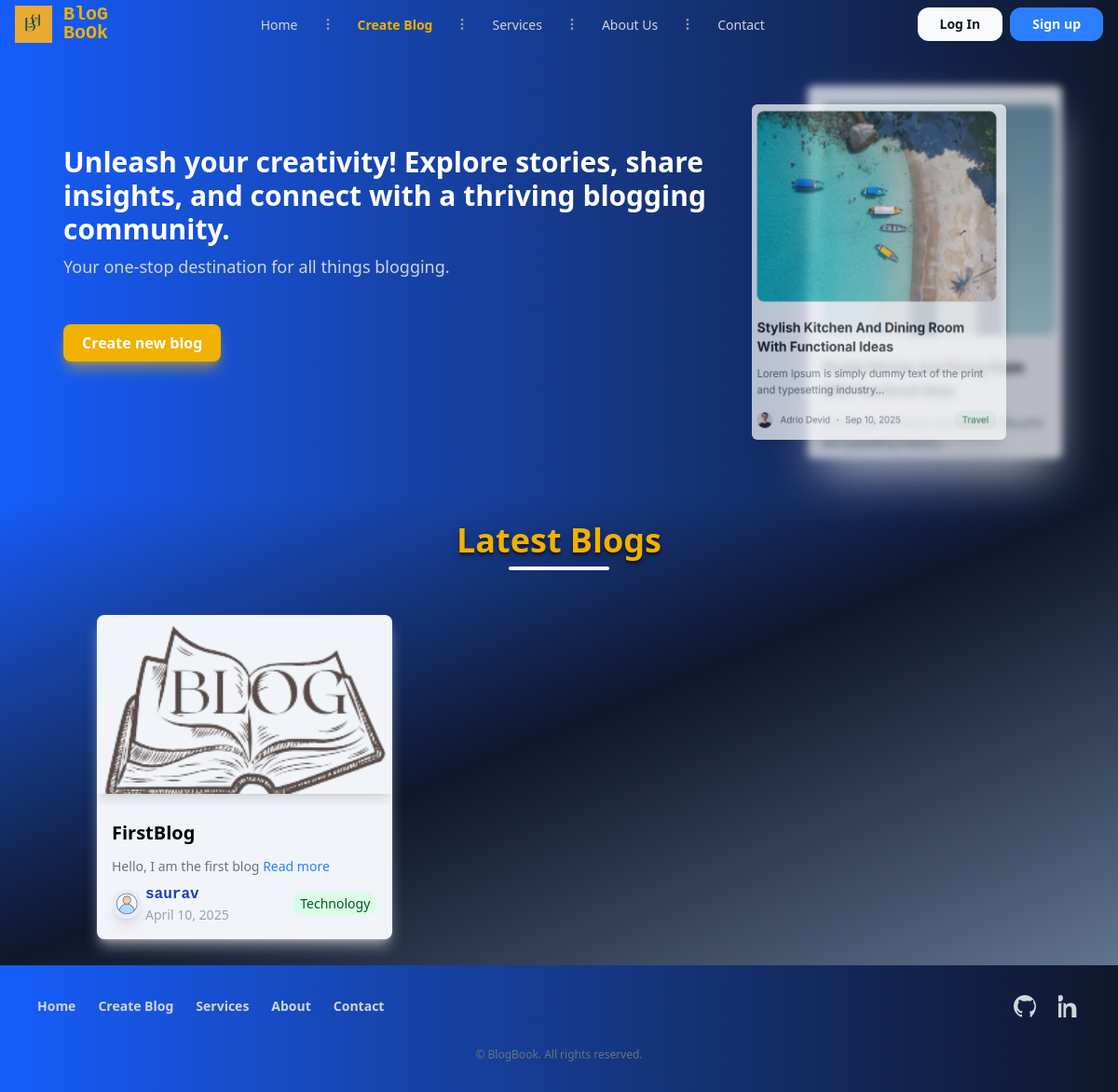
The app's page /, older data.
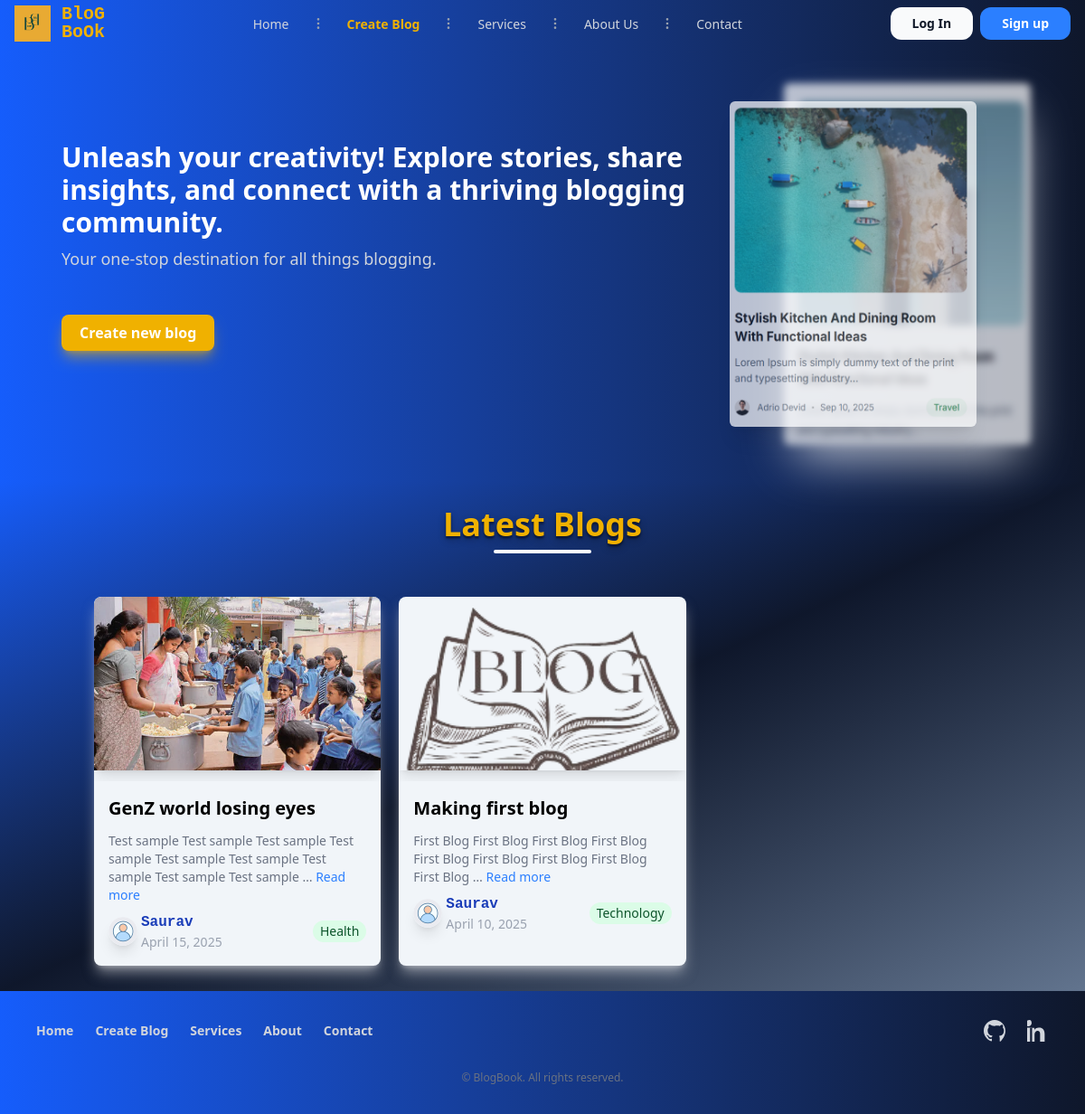
The same page, newer data.
### blogbook/models.py (models this page shows, shortened)
class Blog(models.Model):
    CATEGORY_CHOICES = [
        ('tech', 'Technology'),
        ('health', 'Health'),
        ('lifestyle', 'Lifestyle'),
        ('travel', 'Travel'),
    ]
    title = models.CharField(max_length=100)
    content = models.TextField()
    category = models.CharField(max_length=20, choices=CATEGORY_CHOICES, default='tech')
    user = models.ForeignKey(User, on_delete=models.CASCADE) #When the referenced object is deleted, also delete the objects that have references to it (when you remove a blog post for instance, you might want to delete comments as well). SQL equivalent
    photo = models.ImageField(upload_to='blog_photos/', blank=True, null=True)
    created_at = models.DateTimeField(auto_now_add=True)
    updated_at = models.DateTimeField(auto_now=True)

### blogbook/views.py (the view)
# urls.py: path('', views.blog_list, name='blog_list'),
def blog_list(request):
    blogs = Blog.objects.all().order_by('-created_at') # Fetch all blogs ordered by creation date in descending order
    return render(request, "blog_list.html", {"blogs":blogs}) # Render the list of blogs

### blogbook/templates/blog_list.html (shortened to what the changed rows need)
{% extends "layout.html" %}
{% load static %}
{% block content %}
<main class="bg-gradient-to-r from-blue-600 to-slate-900 px-5 shadow-2xl shadow-blue-900/50">
    <div class="flex md:flex-row flex-col items-center justify-center p-10">
        <div class="container mx-auto md:px-2 md:py-4 p-1">
            <h1 class="text-3xl font-bold text-white">Unleash your creativity! Explore stories, share insights, and connect with a thriving blogging community.</h1>
        </div>
    </div>
</main>
<section class="bg-gradient-to-br from-blue-600 via-slate-900 to-slate-500">
    <div class="container mx-auto px-4 py-7">
        <div class="mb-12 text-center">
            <h2 class="text-4xl text-yellow-500 font-bold text-shadow-lg/30">Latest Blogs</h2>
        </div>
        <div class="grid grid-cols-1 md:grid-cols-3 gap-5 md:px-0 px-2">
            {% for blog in blogs %}
                <div class="bg-slate-100 rounded-lg shadow-lg shadow-gray-100/50 overflow-hidden flex flex-col">
                    <a href="{% url 'blog_detail' blog.id %}" class="relative overflow-hidden">
                        <img src="{{ blog.photo.url }}" alt="{{ blog.title }}" class="w-full h-48 object-cover object-center rounded-t-lg mb-3 shadow-lg">
                    </a>
                    <div class="flex flex-col p-4">
                        <a href="{% url 'blog_detail' blog.id %}" class="text-xl font-semibold font-sans">{{ blog.title }}</a>
                        <p class="text-gray-500 mt-3 mb-2 text-sm">{{ blog.content|truncatewords:18 }} <a href="{% url 'blog_detail' blog.id %}" class="text-blue-500 hover:underline">Read more</a></p>
                        <div class="flex items-center justify-between">
                            <div class="flex items-center gap-1">
                                <img src="{% static 'images/photo.png' %}" alt="user" class="w-8 h-8 rounded-full shadow-lg">
                                <div class="flex flex-col">
                                    <p class="text-blue-800 text-base font-semibold font-mono">{{ blog.user.username }}</p>
                                    <p class="text-gray-400 text-sm">{{ blog.created_at|date:"F j, Y" }}</p>
                                </div>
                            </div>
                            <p class="text-green-900 bg-green-100 px-2 py-0.5 rounded-xl text-sm"> {{ blog.get_category_display }}</p>
                        </div>
                    </div>
                </div>
            {% endfor %}
        </div>
    </div>
</section>
{% endblock %}

Row changes from the older to the newer data that the page shows:
added Blog: photo (picture), title "GenZ world losing eyes", content "Test sample Test sample Test sample Test sample Test sample Test sample Test sample Test sample Test sample …", user.username "Saurav", created_at "April 15, 2025", category "Health"
changed Blog "Technology": title "FirstBlog" → "Making first blog"; content "Hello, I am the first blog" → "First Blog First Blog First Blog First Blog First Blog First Blog First Blog First Blog First Blog …"; user.username "saurav" → "Saurav"
